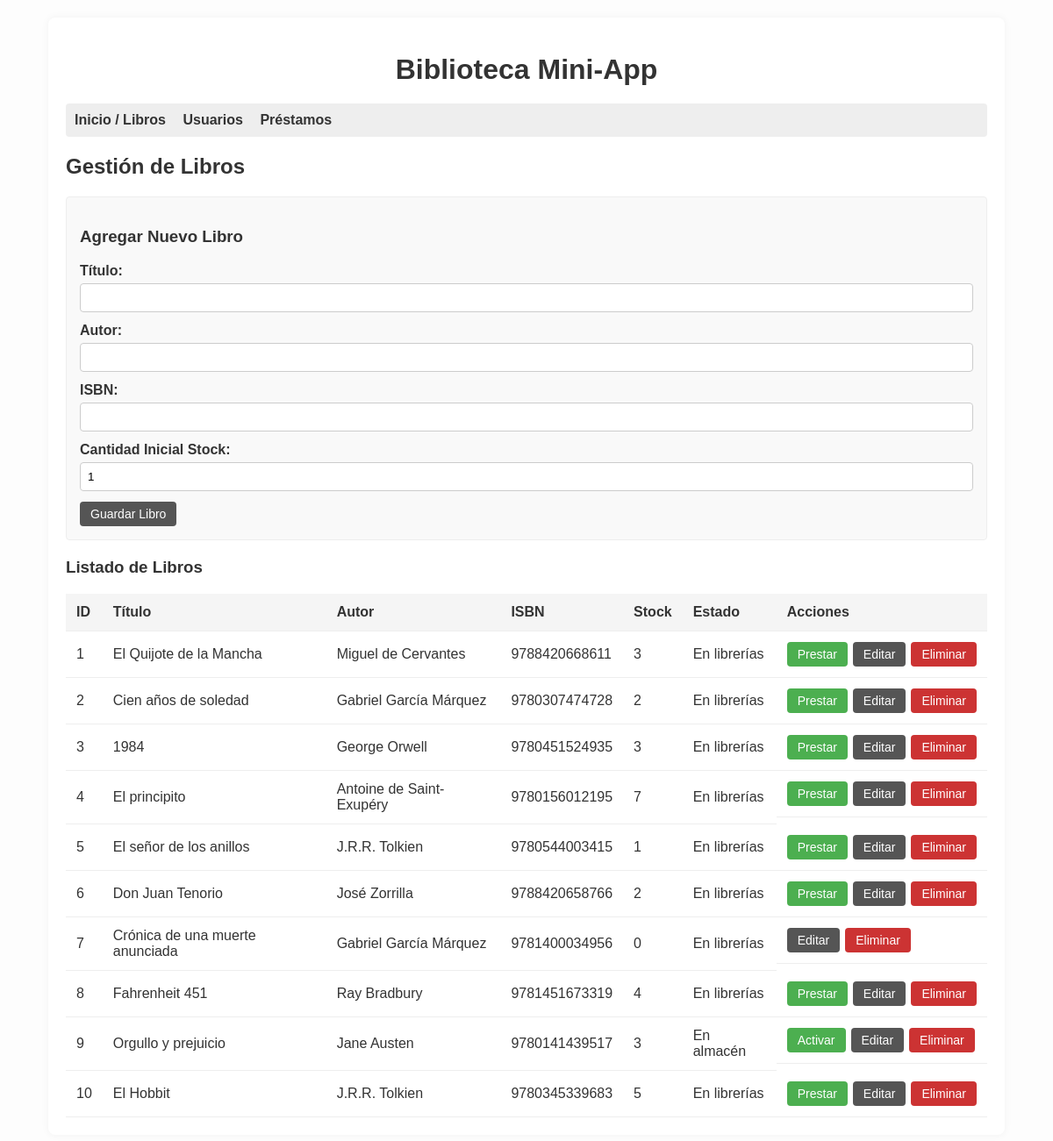
The page / on the database its author committed.
### tables this page shows
CREATE TABLE libros (
    id INT AUTO_INCREMENT PRIMARY KEY,
    titulo VARCHAR(255) NOT NULL,
    autor VARCHAR(255) NOT NULL,
    isbn VARCHAR(20) UNIQUE,
    cantidad INT DEFAULT 1,
    estado ENUM('activo', 'inactivo') DEFAULT 'activo',
    created_at TIMESTAMP DEFAULT CURRENT_TIMESTAMP
);

### classes/Biblioteca.php (called while the page is built, shortened)
<?php
require_once 'Database.php';
require_once 'Libro.php';
class Biblioteca {
    private $conn;
    public function __construct() {
        $this->db = new Database();
        $this->conn = $this->db->getConnection();
    }
    public function obtenerLibros() {
        $query = "SELECT * FROM libros";
        $stmt = $this->conn->query($query);
        $libros = [];
        while($row = $stmt->fetch() )
        {
            $libro = new Libro($row['titulo'],$row['autor'],$row['isbn'],$row['cantidad']);
            $libro->setId($row['id']);
            $libro->setEstado($row['estado']);
            $libros[] = $libro;
        }
        return $libros;
    }
}

### classes/Database.php (called while the page is built, shortened)
<?php
class Database {
    private $host = '127.0.0.1';
    private $db_name = 'biblioteca';
    private $username = 'root';
    private $password = '';
    public function getConnection() {
        $this->conn = null;
        $actual_host = $this->host;
        if(file_exists('/.dockerenv') || file_exists('./dockerenv') || getenv('DATABASE_CONTAINER') === 'true') {
            $actual_host = 'db';
        }
        $dsn = "mysql:host=" . $actual_host . ";dbname=" . $this->db_name . ";charset=utf8mb4";
        $options = [
            PDO::ATTR_ERRMODE               => PDO::ERRMODE_EXCEPTION,
            PDO::ATTR_DEFAULT_FETCH_MODE    => PDO::FETCH_ASSOC,
            PDO::ATTR_EMULATE_PREPARES      => false,
        ];
        try {
            $this->conn = new PDO($dsn, $this->username, $this->password, $options);
        } catch (PDOException $exception) {
            die("Error de conexion: " . $exception->getMessage());
        }
        return $this->conn;
    }
}

### classes/Libro.php (called while the page is built, shortened)
<?php
class Libro {
    private $id;
    private $titulo;
    private $autor;
    private $isbn;
    private $cantidad;
    private $estado;
    public function __construct($titulo = null, $autor = null, $isbn = null, $cantidad = 1) {
        $this->titulo = $titulo;
        $this->autor = $autor;
        $this->isbn = $isbn;
        $this->cantidad = $cantidad;
        $this->estado = 'activo';
    }
    public function getId() {
        return $this->id;
    }
    public function setId($id) {
        $this->id = $id;
    }
    public function getTitulo() {
        return $this->titulo;
    }
    public function getAutor() {
        return $this->autor;
    }
    public function getIsbn() {
        return $this->isbn;
    }
    public function getCantidad() {
        return $this->cantidad;
    }
    public function getEstado() {
        return $this->estado;
    }
    public function setEstado($estado) {
        $this->estado = $estado;
    }
}

### index.php (the view, shortened to what this page needs)
<?php
require_once 'classes/Biblioteca.php';
$biblioteca = new Biblioteca();
$action = isset($_GET['action']) ? $_GET['action'] : 'libros';
?>
<!DOCTYPE html>
<html lang="es">
<head>
</head>
<body>
    <div class="container">
        <h1>Biblioteca Mini-App</h1>
        <nav>
            <a href="index.php">Inicio / Libros</a>
            <a href="index.php?action=usuarios">Usuarios</a>
            <a href="index.php?action=prestamos">Préstamos</a>
        </nav>
        <div id="content">
            <?php if ($action === 'libros'): ?>
                <h2>Gestión de Libros</h2>
                <form id="libro-form" action="index.php?action=libros" method="POST">
                    <h3 id="libro-form-title">Agregar Nuevo Libro</h3>
                    <div class="form-group">
                        <label>Título:</label>
                        <input type="text" name="titulo" id="titulo" required>
                    </div>
                    <div class="form-group">
                        <label>Autor:</label>
                        <input type="text" name="autor" id="autor" required>
                    </div>
                    <div class="form-group">
                        <label>ISBN:</label>
                        <input type="text" name="isbn" id="isbn" required>
                    </div>
                    <div class="form-group">
                        <label>Cantidad Inicial Stock:</label>
                        <input type="number" name="cantidad" id="cantidad" value="1" min="1" required>
                    </div>
                    <button type="submit" name="agregar_libro" id="libro-create-btn" class="btn btn-primary">Guardar Libro</button>
                </form>
                <h3>Listado de Libros</h3>
                <table>
                    <thead>
                        <tr>
                            <th>ID</th>
                            <th>Título</th>
                            <th>Autor</th>
                            <th>ISBN</th>
                            <th>Stock</th>
                            <th>Estado</th>
                            <th>Acciones</th>
                        </tr>
                    </thead>
                    <tbody>
                        <?php foreach($biblioteca->obtenerLibros() as $lib): ?>
                        <tr class="libro-row" onclick="cargarLibro('<?= $lib->getId() ?>','<?= htmlspecialchars($lib->getTitulo(), ENT_QUOTES) ?>','<?= htmlspecialchars($lib->getAutor(), ENT_QUOTES) ?>','<?= htmlspecialchars($lib->getIsbn(), ENT_QUOTES) ?>','<?= $lib->getCantidad() ?>','<?= $lib->getEstado() ?>')" style="cursor:pointer;">
                            <td><?= $lib->getId() ?></td>
                            <td><?= htmlspecialchars($lib->getTitulo()) ?></td>
                            <td><?= htmlspecialchars($lib->getAutor()) ?></td>
                            <td><?= htmlspecialchars($lib->getIsbn()) ?></td>
                            <td><?= $lib->getCantidad() ?></td>
                            <td><?= $lib->getEstado() === 'activo' ? 'En librerías' : 'En almacén' ?></td>
                            <td class="actions-cell">
                                <?php if ($lib->getEstado() === 'activo' && $lib->getCantidad() > 0): ?>
                                    <a href="index.php?action=prestamos&libro_id=<?= $lib->getId() ?>" class="btn btn-success" onclick="event.stopPropagation();">Prestar</a>
                                <?php endif; ?>
                                <?php if ($lib->getEstado() === 'inactivo'): ?>
                                    <a href="index.php?activar_libro=<?= $lib->getId() ?>" class="btn btn-success" onclick="event.stopPropagation();">Activar</a>
                                <?php endif; ?>
                                <button class="btn btn-primary" onclick="event.stopPropagation(); cargarLibro('<?= $lib->getId() ?>','<?= htmlspecialchars($lib->getTitulo(), ENT_QUOTES) ?>','<?= htmlspecialchars($lib->getAutor(), ENT_QUOTES) ?>','<?= htmlspecialchars($lib->getIsbn(), ENT_QUOTES) ?>','<?= $lib->getCantidad() ?>','<?= $lib->getEstado() ?>')">Editar</button>
                                <a href="index.php?delete_libro=<?= $lib->getId() ?>" class="btn btn-danger" onclick="event.stopPropagation(); return confirm('¿Seguro de eliminar este libro?')">Eliminar</a>
                            </td>
                        </tr>
                        <?php endforeach; ?>
                    </tbody>
                </table>
            <?php endif; ?>
        </div>
    </div>
</body>
</html>

### index.php (style rules this page uses)
body { font-family: Arial, sans-serif; margin: 20px; background: #fdfdfd; color: #333; }
.container { max-width: 1050px; margin: 0 auto; background: #fff; padding: 20px; box-shadow: 0 0 10px rgba(0,0,0,0.05); border-radius: 8px; }
h1 { color: #333; text-align: center; margin-bottom: 20px; }
nav { margin-bottom: 20px; background: #eee; padding: 10px; border-radius: 4px; }
nav a { margin-right: 15px; text-decoration: none; color: #333; font-weight: bold; transition: color 0.2s; }
table { width: 100%; border-collapse: collapse; margin-top: 15px; }
th, td { padding: 12px; text-align: left; border-bottom: 1px solid #eee; }
.actions-cell { display: flex; gap: 6px; white-space: nowrap; border-bottom: 1px solid #eee; align-items: center; }
th { background-color: #f5f5f5; color: #333; font-weight: bold; }
.btn { display: inline-block; padding: 6px 12px; border: none; border-radius: 4px; cursor: pointer; text-decoration: none; font-size: 14px; font-family: Arial, sans-serif; }
.btn-primary { background: #555; color: white; }
.btn-danger { background: #cc3333; color: white; }
.btn-success { background: #4caf50; color: white; }
form { background: #f9f9f9; padding: 15px; border-radius: 4px; margin-bottom: 20px; border: 1px solid #eee; }
.form-group { margin-bottom: 12px; }
.form-group label { display: block; margin-bottom: 5px; font-weight: bold; }
.form-group input, .form-group select { width: 100%; padding: 8px; box-sizing: border-box; border: 1px solid #ccc; border-radius: 4px; font-family: Arial, sans-serif; }

### rows shown on the page
libros: id "1", titulo "El Quijote de la Mancha", autor "Miguel de Cervantes", isbn "9788420668611", cantidad "3", estado "En librerías"
libros: id "2", titulo "Cien años de soledad", autor "Gabriel García Márquez", isbn "9780307474728", cantidad "2", estado "En librerías"
libros: id "3", titulo "1984", autor "George Orwell", isbn "9780451524935", cantidad "3", estado "En librerías"
libros: id "4", titulo "El principito", autor "Antoine de Saint-Exupéry", isbn "9780156012195", cantidad "7", estado "En librerías"
libros: id "5", titulo "El señor de los anillos", autor "J.R.R. Tolkien", isbn "9780544003415", cantidad "1", estado "En librerías"
libros: id "6", titulo "Don Juan Tenorio", autor "José Zorrilla", isbn "9788420658766", cantidad "2", estado "En librerías"
libros: id "7", titulo "Crónica de una muerte anunciada", autor "Gabriel García Márquez", isbn "9781400034956", cantidad "0", estado "En librerías"
libros: id "8", titulo "Fahrenheit 451", autor "Ray Bradbury", isbn "9781451673319", cantidad "4", estado "En librerías"
libros: id "9", titulo "Orgullo y prejuicio", autor "Jane Austen", isbn "9780141439517", cantidad "3", estado "En almacén"
libros: id "10", titulo "El Hobbit", autor "J.R.R. Tolkien", isbn "9780345339683", cantidad "5", estado "En librerías"
